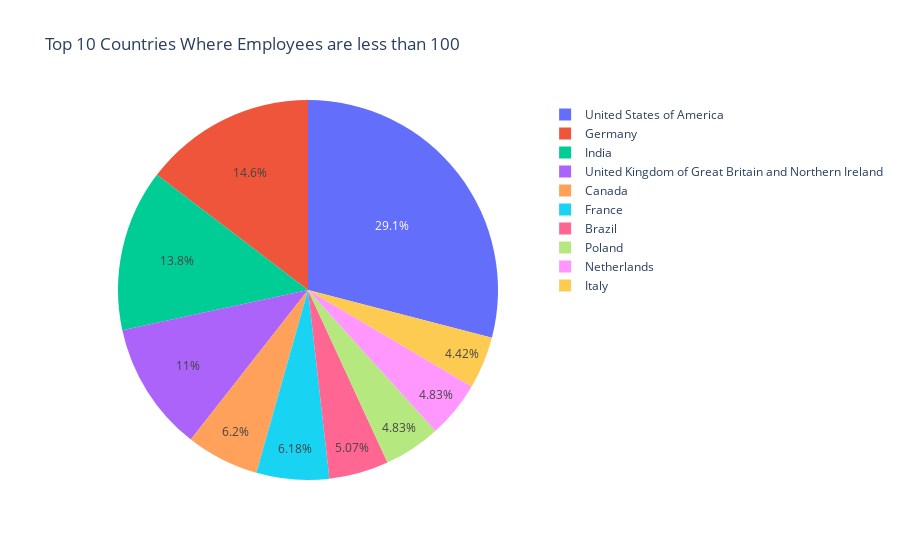

The notebook cell this image was saved under:
### Code cell
# Plot For the Organization Size less than 100

fig = px.pie(small_org_plot.head(10), values='Count', names='Country', title='Top 10 Countries Where Employees are less than 100')
fig.show()

### Figure 1 — Plotly figure (JSON) as saved in the notebook; plotly's stock layout.template omitted (floating-point values rounded to 4 significant figures)
{"data": [{"domain": {"x": [0, 1], "y": [0, 1]}, "hovertemplate": "Country=%{label}<br>Count=%{value}<extra></extra>", "labels": ["United States of America", "Germany", "India", "United Kingdom of Great Britain and Northern Ireland", "Canada", "France", "Brazil", "Poland", "Netherlands", "Italy"], "legendgroup": "", "name": "", "showlegend": true, "type": "pie", "values": [1655, 834, 784, 628, 353, 352, 289, 275, 275, 252]}], "layout": {"legend": {"tracegroupgap": 0}, "title": {"text": "Top 10 Countries Where Employees are less than 100"}}}
